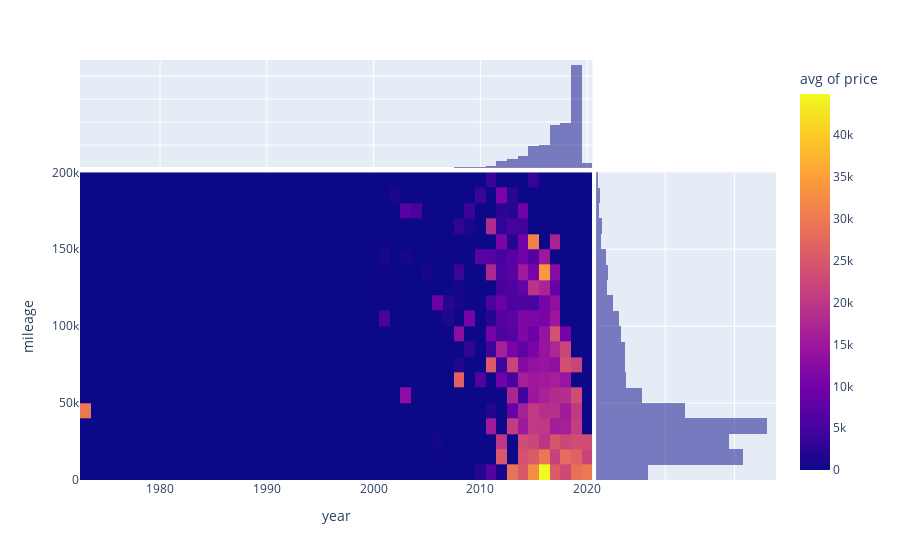

The code cell stored with this chart in its notebook:
### Markdown cell above
Newer items have higher and more variable prices than older items

### Code cell
px.density_heatmap(df, x="year", y="mileage", z="price", histfunc="avg",  marginal_x="histogram", marginal_y="histogram")

### Figure 1 — Plotly figure (JSON) as saved in the notebook; plotly's stock layout.template omitted (floating-point values rounded to 4 significant figures; data arrays with more than 128 entries replaced by an {"elided": "..."} marker saying what was removed)
{"data": [{"coloraxis": "coloraxis", "histfunc": "avg", "hovertemplate": "year=%{x}<br>mileage=%{y}<br>avg of price=%{z}<extra></extra>", "name": "", "type": "histogram2d", "x": {"elided": "2444 int values"}, "xaxis": "x", "xbingroup": "x", "y": {"elided": "2444 int values"}, "yaxis": "y", "ybingroup": "y", "z": {"elided": "2444 int values"}}, {"alignmentgroup": "True", "bingroup": "x", "hovertemplate": "year=%{x}<br>count=%{y}<extra></extra>", "legendgroup": "", "marker": {"color": "#0d0887"}, "name": "", "offsetgroup": "", "opacity": 0.5, "showlegend": false, "type": "histogram", "x": {"elided": "2444 int values"}, "xaxis": "x3", "yaxis": "y3"}, {"alignmentgroup": "True", "bingroup": "y", "hovertemplate": "mileage=%{y}<br>count=%{x}<extra></extra>", "legendgroup": "", "marker": {"color": "#0d0887"}, "name": "", "offsetgroup": "", "opacity": 0.5, "showlegend": false, "type": "histogram", "xaxis": "x2", "y": {"elided": "2444 int values"}, "yaxis": "y2"}], "layout": {"barmode": "overlay", "coloraxis": {"colorbar": {"title": {"text": "avg of price"}}, "colorscale": [[0, "#0d0887"], [0.1111, "#46039f"], [0.2222, "#7201a8"], [0.3333, "#9c179e"], [0.4444, "#bd3786"], [0.5556, "#d8576b"], [0.6667, "#ed7953"], [0.7778, "#fb9f3a"], [0.8889, "#fdca26"], [1, "#f0f921"]]}, "legend": {"tracegroupgap": 0}, "margin": {"t": 60}, "xaxis": {"anchor": "y", "domain": [0, 0.7363], "title": {"text": "year"}}, "xaxis2": {"anchor": "y2", "domain": [0.7413, 1], "matches": "x2", "showgrid": true, "showline": false, "showticklabels": false, "ticks": ""}, "xaxis3": {"anchor": "y3", "domain": [0, 0.7363], "matches": "x", "showgrid": true, "showticklabels": false}, "xaxis4": {"anchor": "y4", "domain": [0.7413, 1], "matches": "x2", "showgrid": true, "showline": false, "showticklabels": false, "ticks": ""}, "yaxis": {"anchor": "x", "domain": [0, 0.7326], "title": {"text": "mileage"}}, "yaxis2": {"anchor": "x2", "domain": [0, 0.7326], "matches": "y", "showgrid": true, "showticklabels": false}, "yaxis3": {"anchor": "x3", "domain": [0.7426, 1], "matches": "y3", "showgrid": true, "showline": false, "showticklabels": false, "ticks": ""}, "yaxis4": {"anchor": "x4", "domain": [0.7426, 1], "matches": "y3", "showgrid": true, "showline": false, "showticklabels": false, "ticks": ""}}}
